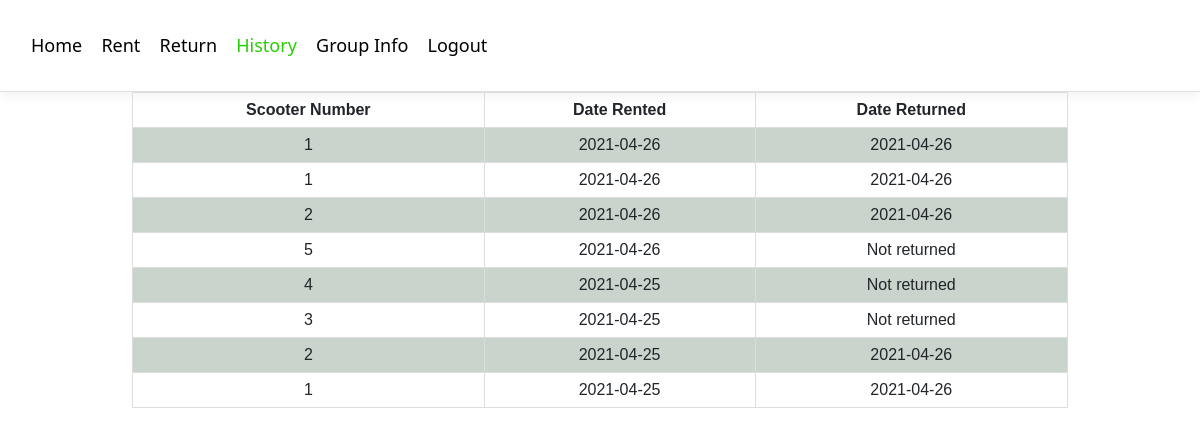
The page /history (signed in) on the database its author committed.
### models.py (models this page shows, shortened)
class History(db.Model):
    id = db.Column(db.Integer, primary_key=True)
    user_id = db.Column(db.Integer)
    scooter_id = db.Column(db.String)
    rental_num = db.Column(db.Integer)
    rent_date = db.Column(db.DateTime, server_default=db.func.now())
    return_date = db.Column(db.DateTime, nullable=True)

### main.py (the view)
@main.route('/history')
@login_required
def history():
    history_info = History.query.filter_by(user_id=current_user.id).all()
    return render_template('history.html', current_user=current_user, history_info=history_info)

### __init__.py (called while the page is built)
def create_app():
    app = Flask(__name__, static_url_path='',
                static_folder='static')
    app.config['SECRET_KEY'] = 'secret-key-goes-here'
    app.config['SQLALCHEMY_DATABASE_URI'] = 'sqlite:///db.sqlite'
    app.config['SQLALCHEMY_TRACK_MODIFICATIONS'] = False
    db.init_app(app)
    login_manager = LoginManager()
    login_manager.login_view = 'main.login'
    login_manager.init_app(app)
    from .models import User
    from .models import Scooters
    from .models import Renters
    from .models import History
    @ login_manager.user_loader
    def load_user(id):
        return User.query.get(int(id))
    from .auth import auth as auth_blueprint
    app.register_blueprint(auth_blueprint)
    from .main import main as main_blueprint
    app.register_blueprint(main_blueprint)
    return app

### templates/history.html (shortened to what this page needs)
{% set active_page = "history" %}
{% extends "base.html" %} {% block content %}
<form id="history_form" method="post" name="history_form">
  <table class="center">
    <tr>
      <th>Scooter Number</th>
      <th>Date Rented</th>
      <th>Date Returned</th>
    </tr>
    {% for history in history_info|sort(attribute='rent_date', reverse=True) %}
      <tr>
        <td>{{history.scooter_id}}</td>
        <td>{{history.rent_date.strftime('%Y-%m-%d')}}</td>
        <td>{% if history.return_date == None or history.return_date.strftime('%Y-%m-%d') == '2001-01-01' %}
          Not returned
          {%else%}
          {{history.return_date.strftime('%Y-%m-%d')}}
        {%endif%}</td>
      </tr>
    {% endfor %}
  </table>
</form>
{% endblock %}

### templates/base.html (shortened to what this page needs)
<!DOCTYPE html>
<html>
  <head>
    <link href="https://cdn.jsdelivr.net/npm/bootstrap@5.0.0-beta3/dist/css/bootstrap.min.css" rel="stylesheet">
    <link
      rel="stylesheet"
      href="{{ url_for('static', filename='index.css') }}"
    />
  </head>
  <body>
    <div
      class="border-bottom box-shadow p-3"
    >
      <nav class="py-3">
        <a href="{{ url_for('main.index') }}" class="{{ 'active' if active_page == 'home' else '' }}">Home</a>
        <a href="{{ url_for('main.rent') }}"  class="{{ 'active' if active_page == 'rent' else '' }}">Rent</a>
        <a href="{{ url_for('main.return_scooter') }}"  class="{{ 'active' if active_page == 'return' else '' }}">Return</a>
        <a href="{{ url_for('main.history') }}"  class="{{ 'active' if active_page == 'history' else '' }}">History</a>
        <a href="{{ url_for('main.group') }}"  class="{{ 'active' if active_page == 'group' else '' }}">Group Info</a>
        {% if current_user.is_authenticated %}
        <a href="{{ url_for('auth.logout') }}" >Logout</a>
        {% else %}
        <a href="{{ url_for('main.login') }}"  class="{{ 'active' if active_page == 'login' else '' }}">Login</a>
        {% endif %}
      </nav>
    </div>
    <div class="container">
    {% block content %}{% endblock %}
  </div>
  </body>
</html>

### static/index.css (style rules this page uses)
html { font-size: 14px; }
@media (min-width: 768px) { html { font-size: 16px; } }
a { color: #000000; text-decoration: none; }
.active, h3 { color: #24d000; }
nav a { margin-left: 15px; font-size: 18px; }
.container { max-width: 960px; }
.border-bottom { border-bottom: 1px solid #e5e5e5; }
.box-shadow { box-shadow: 0 0.25rem 0.75rem rgba(0, 0, 0, 0.05); }
.center { margin-left: auto; margin-right: auto; }
table { font-family: arial; width: 100%; }
td, th { border: 1px solid #dddddd; text-align: center; padding: 5px; }
tr:nth-child(even) { background-color: #c9d4cd; }

### rows shown on the page
History: scooter_id "1", rent_date "2021-04-26", return_date "2021-04-26"
History: scooter_id "1", rent_date "2021-04-26", return_date "2021-04-26"
History: scooter_id "2", rent_date "2021-04-26", return_date "2021-04-26"
History: scooter_id "5", rent_date "2021-04-26", shows "Not returned"
History: scooter_id "4", rent_date "2021-04-25", shows "Not returned"
History: scooter_id "3", rent_date "2021-04-25", shows "Not returned"
History: scooter_id "2", rent_date "2021-04-25", return_date "2021-04-26"
History: scooter_id "1", rent_date "2021-04-25", return_date "2021-04-26"
